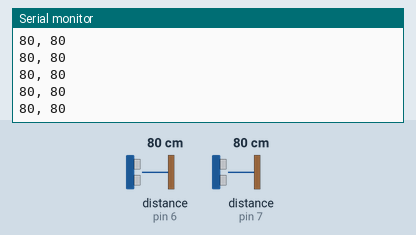
Simulated run of this sketch. Board: Arduino Uno, built with avr-gcc and run on an emulated ATmega328P. On the bench: the last lines printed to the serial monitor. The inputs (shaded band) are chosen by the test bench; at power-on: distance to the obstacle (sensors on pin 6, pin 7) 80 cm.

Above: at 1.2 s.
1.3 s: distance to the obstacle (sensor on pin 6) set to 2 cm
At 1.59 s:
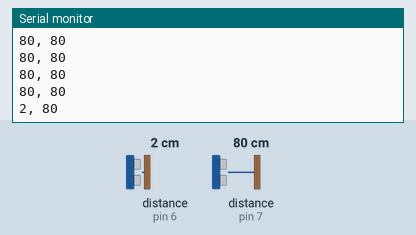
2.8 s: distance to the obstacle (sensor on pin 7) set to 2 cm
At 2.83 s:
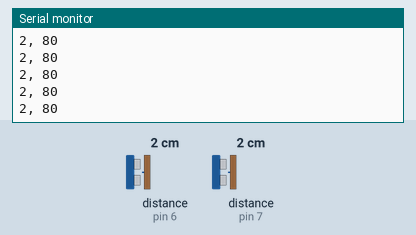
4.3 s: distance to the obstacle (sensor on pin 6) set to 4 cm
At 4.35 s:
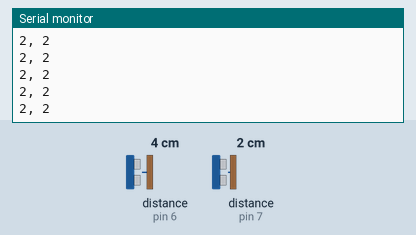
5.8 s: distance to the obstacle (sensor on pin 7) set to 4 cm
At 5.87 s:
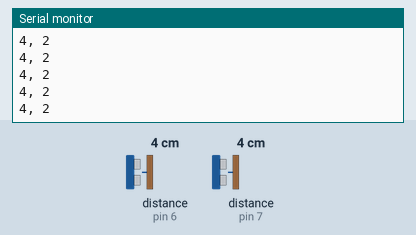
Timing chart, 0 to 8.8 s (numbered marks = the images above; inputs shaded):
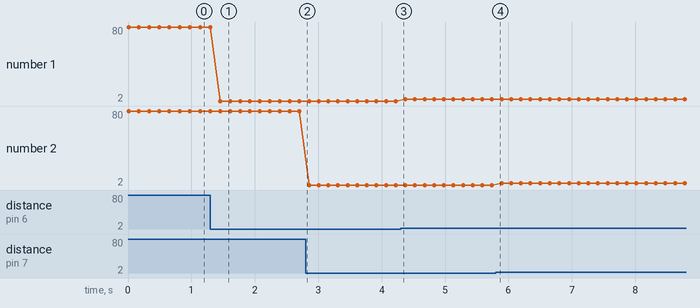

The sketch:

ease.ino
```cpp
#include <Ultrasonic.h>

Ultrasonic pingA(6);
Ultrasonic pingB(7);

void setup() {
  Serial.begin(9600);
}

void loop() {
  long rangeA = pingA.MeasureInCentimeters();
  long rangeB = pingB.MeasureInCentimeters();
  Serial.println(String(rangeA) + ", " + String(rangeB));
  delay(150);
}
```

Measured:
- after the input at 1.3 s, the serial monitor: prints a new line after 0.15 s (image 1)
- plotted number 1: 80 → 2 after the input at 1.3 s, 2 → 4 after the input at 4.3 s
